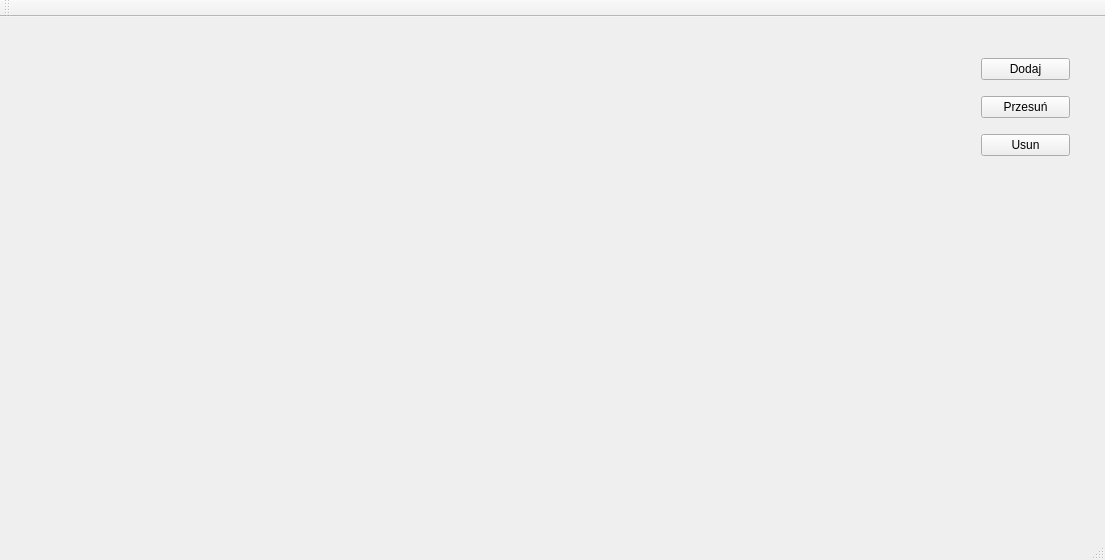
<?xml version="1.0" encoding="UTF-8"?>
<ui version="4.0">
 <class>MainWindow</class>
 <widget class="QMainWindow" name="MainWindow">
  <property name="geometry">
   <rect>
    <x>0</x>
    <y>0</y>
    <width>1105</width>
    <height>560</height>
   </rect>
  </property>
  <property name="windowTitle">
   <string>MainWindow</string>
  </property>
  <widget class="QWidget" name="centralWidget">
   <widget class="Okno" name="widget" native="true">
    <property name="geometry">
     <rect>
      <x>10</x>
      <y>0</y>
      <width>941</width>
      <height>521</height>
     </rect>
    </property>
   </widget>
   <widget class="QWidget" name="">
    <property name="geometry">
     <rect>
      <x>970</x>
      <y>20</y>
      <width>111</width>
      <height>141</height>
     </rect>
    </property>
    <layout class="QVBoxLayout" name="verticalLayout">
     <item>
      <widget class="QPushButton" name="b1">
       <property name="text">
        <string>Dodaj</string>
       </property>
      </widget>
     </item>
     <item>
      <widget class="QPushButton" name="b2">
       <property name="text">
        <string>Przesuń</string>
       </property>
      </widget>
     </item>
     <item>
      <widget class="QPushButton" name="b3">
       <property name="text">
        <string>Usun</string>
       </property>
      </widget>
     </item>
    </layout>
   </widget>
  </widget>
  <widget class="QMenuBar" name="menuBar">
   <property name="geometry">
    <rect>
     <x>0</x>
     <y>0</y>
     <width>1105</width>
     <height>21</height>
    </rect>
   </property>
  </widget>
  <widget class="QToolBar" name="mainToolBar">
   <attribute name="toolBarArea">
    <enum>TopToolBarArea</enum>
   </attribute>
   <attribute name="toolBarBreak">
    <bool>false</bool>
   </attribute>
  </widget>
  <widget class="QStatusBar" name="statusBar"/>
 </widget>
 <layoutdefault spacing="6" margin="11"/>
 <customwidgets>
  <customwidget>
   <class>Okno</class>
   <extends>QWidget</extends>
   <header>okno.h</header>
   <container>1</container>
  </customwidget>
 </customwidgets>
 <resources/>
 <connections/>
</ui>
